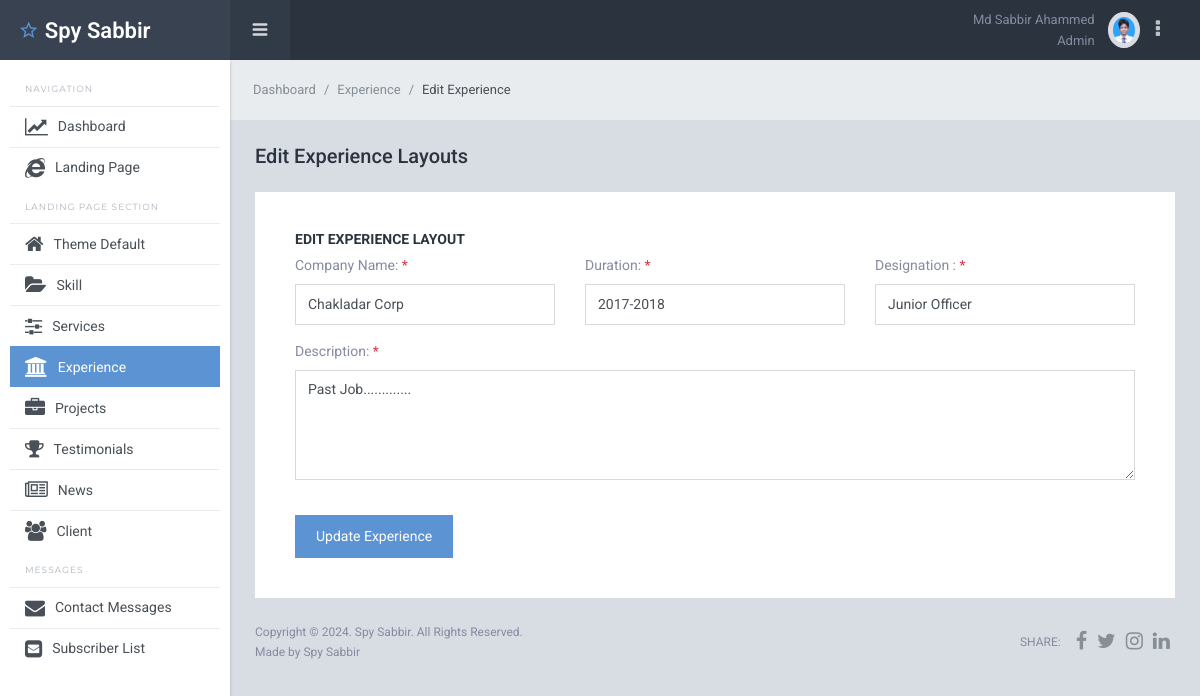
Page /admin/experience_edit.php?id=26 (signed in) on the committed database.
### tables this page shows
CREATE TABLE `theme_default` (
  `id` int(11) NOT NULL,
  `default_item_name` varchar(200) NOT NULL,
  `default_item_value` text NOT NULL
);

CREATE TABLE `users` (
  `id` int(11) NOT NULL,
  `full_name` varchar(100) NOT NULL,
  `designation` varchar(200) NOT NULL DEFAULT 'user',
  `email_address` varchar(100) NOT NULL,
  `phone_number` text NOT NULL,
  `gender` varchar(10) NOT NULL,
  `date_of_birth` date NOT NULL DEFAULT '2000-01-01',
  `password` varchar(50) NOT NULL,
  `profile_photo` text NOT NULL,
  `created_at` datetime NOT NULL
);

CREATE TABLE `experiences` (
  `id` int(11) NOT NULL,
  `company_name` varchar(50) NOT NULL,
  `duration` varchar(50) NOT NULL,
  `designation` varchar(50) NOT NULL,
  `description` text NOT NULL
);

### admin/dbc.php (called while the page is built, shortened)
<?php
function connect_to_db(){
$hostname = "localhost";
$username = "root";
$password = "";
$database_name = "portfolio";
return $db_connect = mysqli_connect($hostname, $username, $password, $database_name);
}
function spy_sabbir_single_select($table_name, $id) {
    $single_select_query = "SELECT * FROM $table_name WHERE id=$id";
    return $result_from_db = mysqli_fetch_assoc(mysqli_query(connect_to_db(), $single_select_query));
}
function spy_sabbir_update($table_name, $update_name){
    $query = "SELECT default_item_value FROM $table_name WHERE default_item_name = '$update_name'";
    return mysqli_fetch_assoc(mysqli_query(connect_to_db(), $query))['default_item_value'];
}
?>

### admin/experience_edit.php (the view, shortened to what this page needs)
<?php
$experience = true;
require_once "inc/header.php";
require_once "dbc.php";
?>
<nav class="breadcrumb sl-breadcrumb">
    <a class="breadcrumb-item" href="dashboard.php">Dashboard</a>
    <a class="breadcrumb-item" href="experience.php">Experience</a>
    <span class="breadcrumb-item active">Edit Experience</span>
</nav>
<div class="sl-pagebody">
    <div class="sl-page-title">
        <h5>Edit Experience Layouts</h5>
    </div>
    <div class="card pd-20 pd-sm-40">
        <h6 class="card-body-title">Edit Experience Layout</h6>
        <form method="POST" action="experience_edit_post.php" id="edit_form">
            <div class="form-layout">
                <div class="row mg-b-25">
                    <div class="col-lg-4">
                        <div class="form-group">
                            <input type="hidden" name="id" class="form-control" value="<?= spy_sabbir_single_select('experiences', $_GET['id'])['id'] ?>">
                            <label class="form-control-label">Company Name: <span class="tx-danger">*</span></label>
                            <input class="form-control" type="text" name="company_name" value="<?= spy_sabbir_single_select('experiences', $_GET['id'])['company_name'] ?>">
                        </div>
                    </div>
                    <div class="col-lg-4">
                        <div class="form-group">
                            <label class="form-control-label">Duration: <span class="tx-danger">*</span></label>
                            <input class="form-control" type="text" name="duration" value="<?= spy_sabbir_single_select('experiences', $_GET['id'])['duration'] ?>">
                        </div>
                    </div>
                    <div class="col-lg-4">
                        <div class="form-group">
                            <label class="form-control-label">Designation : <span class="tx-danger">*</span></label>
                            <input class="form-control" type="text" name="designation" value="<?= spy_sabbir_single_select('experiences', $_GET['id'])['designation'] ?>">
                        </div>
                    </div>
                    <div class="col-lg-12">
                        <div class="form-group mg-b-10-force">
                            <label class="form-control-label">Description: <span class="tx-danger">*</span></label>
                            <textarea class="form-control" name="description" rows="5"><?= spy_sabbir_single_select('experiences', $_GET['id'])['description'] ?></textarea>
                        </div>
                    </div>
                </div>
                <div class="form-layout-footer">
                    <a class="btn btn-info mg-r-5 text-white" id="edit_btn">Update Experience</a>
                </div>
            </div>
        </form>
    </div>
</div>
<?php
require_once "inc/footer.php";
?>

### admin/inc/header.php (shortened to what this page needs)
<?php
require_once "dbc.php";
?>
<!DOCTYPE html>
<html lang="en">
<head>
    <link href="lib/font-awesome/css/font-awesome.css" rel="stylesheet">
    <link href="lib/Ionicons/css/ionicons.css" rel="stylesheet">
    <link href="lib/perfect-scrollbar/css/perfect-scrollbar.css" rel="stylesheet">
    <link href="lib/rickshaw/rickshaw.min.css" rel="stylesheet">
    <link rel="stylesheet" href="//cdn.datatables.net/1.11.0/css/jquery.dataTables.min.css">
    <link rel="stylesheet" href="css/starlight.css">
</head>
<body>
    <div class="sl-logo"><a href="dashboard.php"><i class="icon ion-android-star-outline"></i> <?= spy_sabbir_update('theme_default', 'owner_name'); ?></a></div>
    <div class="sl-sideleft">
        <label class="sidebar-label">Navigation</label>
        <div class="sl-sideleft-menu">
            <a href="dashboard.php" class="sl-menu-link <?= (isset($dashboard)) ? 'active' : '' ?>">
                <div class="sl-menu-item">
                    <i class="fa fa-line-chart tx-20" aria-hidden="true"></i>
                    <span class="menu-item-label">Dashboard</span>
                </div>
            </a>
            <a href="../index.php" target="_blank" class="sl-menu-link">
                <div class="sl-menu-item">
                    <i class="fa fa-internet-explorer tx-20" aria-hidden="true"></i>
                    <span class="menu-item-label">Landing Page</span>
                </div>
            </a>
            <label class="sidebar-label">Landing Page Section</label>
            <a href="theme_default.php" class="sl-menu-link <?= (isset($theme_default)) ? 'active' : '' ?>">
                <div class="sl-menu-item">
                    <i class="fa fa-home tx-20" aria-hidden="true"></i>
                    <span class="menu-item-label">Theme Default</span>
                </div>
            </a>
            <a href="skill.php" class="sl-menu-link <?= (isset($skill)) ? 'active' : '' ?>">
                <div class="sl-menu-item">
                    <i class="fa fa-folder-open tx-20" aria-hidden="true"></i>
                    <span class="menu-item-label">Skill</span>
                </div>
            </a>
            <a href="services.php" class="sl-menu-link <?= (isset($services)) ? 'active' : '' ?>">
                <div class="sl-menu-item">
                    <i class="fa fa-sliders tx-20" aria-hidden="true"></i>
                    <span class="menu-item-label">Services</span>
                </div>
            </a>
            <a href="experience.php" class="sl-menu-link <?= (isset($experience)) ? 'active' : '' ?>">
                <div class="sl-menu-item">
                    <i class="fa fa-university tx-20" aria-hidden="true"></i>
                    <span class="menu-item-label">Experience</span>
                </div>
            </a>
            <a href="project.php" class="sl-menu-link <?= (isset($project)) ? 'active' : '' ?>">
                <div class="sl-menu-item">
                    <i class="fa fa-briefcase tx-20" aria-hidden="true"></i>
                    <span class="menu-item-label">Projects</span>
                </div>
            </a>
            <a href="testimonials.php" class="sl-menu-link <?= (isset($testimonials)) ? 'active' : '' ?>">
                <div class="sl-menu-item">
                    <i class="fa fa-trophy tx-20" aria-hidden="true"></i>
                    <span class="menu-item-label">Testimonials</span>
                </div>
            </a>
            <a href="news.php" class="sl-menu-link <?= (isset($news)) ? 'active' : '' ?>">
                <div class="sl-menu-item">
                    <i class="fa fa-newspaper-o tx-20" aria-hidden="true"></i>
                    <span class="menu-item-label">News</span>
                </div>
            </a>
            <a href="client.php" class="sl-menu-link <?= (isset($client)) ? 'active' : '' ?>">
                <div class="sl-menu-item">
                    <i class="fa fa-users tx-20" aria-hidden="true"></i>
                    <span class="menu-item-label">Client</span>
                </div>
            </a>
            <label class="sidebar-label">Messages</label>
            <a href="contact.php" class="sl-menu-link <?= (isset($contact)) ? 'active' : '' ?>">
                <div class="sl-menu-item">
                    <i class="fa fa-envelope tx-20" aria-hidden="true"></i>
                    <span class="menu-item-label">Contact Messages</span>
                </div>
            </a>
            <a href="subscriber.php" class="sl-menu-link <?= (isset($subscriber)) ? 'active' : '' ?>">
                <div class="sl-menu-item">
                    <i class="fa fa-envelope-square tx-20" aria-hidden="true"></i>
                    <span class="menu-item-label">Subscriber List</span>
                </div>
            </a>
        </div>
        <br>
    </div>
    <div class="sl-header">
        <div class="sl-header-left">
            <div class="navicon-left hidden-md-down"><a id="btnLeftMenu" href=""><i class="icon ion-navicon-round"></i></a></div>
        </div>
        <div class="sl-header-right">
            <div class="text-right mr-2">
                <span class="logged-name"><?= spy_sabbir_single_select('users', $_SESSION['user_id'])['full_name'] ?></span> <br>
                <span class="logged-name"><?= ucfirst(spy_sabbir_single_select('users', $_SESSION['user_id'])['designation']) ?></span>
            </div>
            <img src="img/users/<?= spy_sabbir_single_select('users', $_SESSION['user_id'])['profile_photo'] ?>" class="wd-32 rounded-circle img-thumbnail" alt="">
            <nav class="nav mr-4">
                <div class="dropdown">
                    <a href="" class="nav-link nav-link-profile" data-toggle="dropdown">
                        <i class="fa fa-ellipsis-v tx-20" aria-hidden="true"></i>
                    </a>
                </div>
            </nav>
        </div>
    </div>
    <div class="sl-mainpanel">

### admin/inc/footer.php (shortened to what this page needs)
<footer class="sl-footer">
    <div class="footer-left">
        <div class="mg-b-2">Copyright &copy; <?= date("Y") ?>. <?= spy_sabbir_update('theme_default', 'owner_name'); ?>. All Rights Reserved.</div>
        <div>Made by <?= spy_sabbir_update('theme_default', 'owner_name'); ?></div>
    </div>
    <div class="footer-right d-flex align-items-center">
        <span class="tx-uppercase mg-r-10">Share:</span>
        <a target="_blank" class="pd-x-5" href="<?= spy_sabbir_update('theme_default', 'facebook_link'); ?>"><i class="fa fa-facebook tx-20"></i></a>
        <a target="_blank" class="pd-x-5" href="<?= spy_sabbir_update('theme_default', 'twitter_link'); ?>"><i class="fa fa-twitter tx-20"></i></a>
        <a target="_blank" class="pd-x-5" href="<?= spy_sabbir_update('theme_default', 'instagram_link'); ?>"><i class="fa fa-instagram tx-20"></i></a>
        <a target="_blank" class="pd-x-5" href="<?= spy_sabbir_update('theme_default', 'linkedin_link'); ?>"><i class="fa fa-linkedin tx-20"></i></a>
    </div>
</footer>
</div>
</body>
</html>

### rows in the picture
theme_default: default_item_value "Spy Sabbir"
users: full_name "Md Sabbir Ahammed", designation "Admin", profile_photo (picture)
experiences: company_name "Chakladar Corp", duration "2017-2018", designation "Junior Officer", description "Past Job............."
